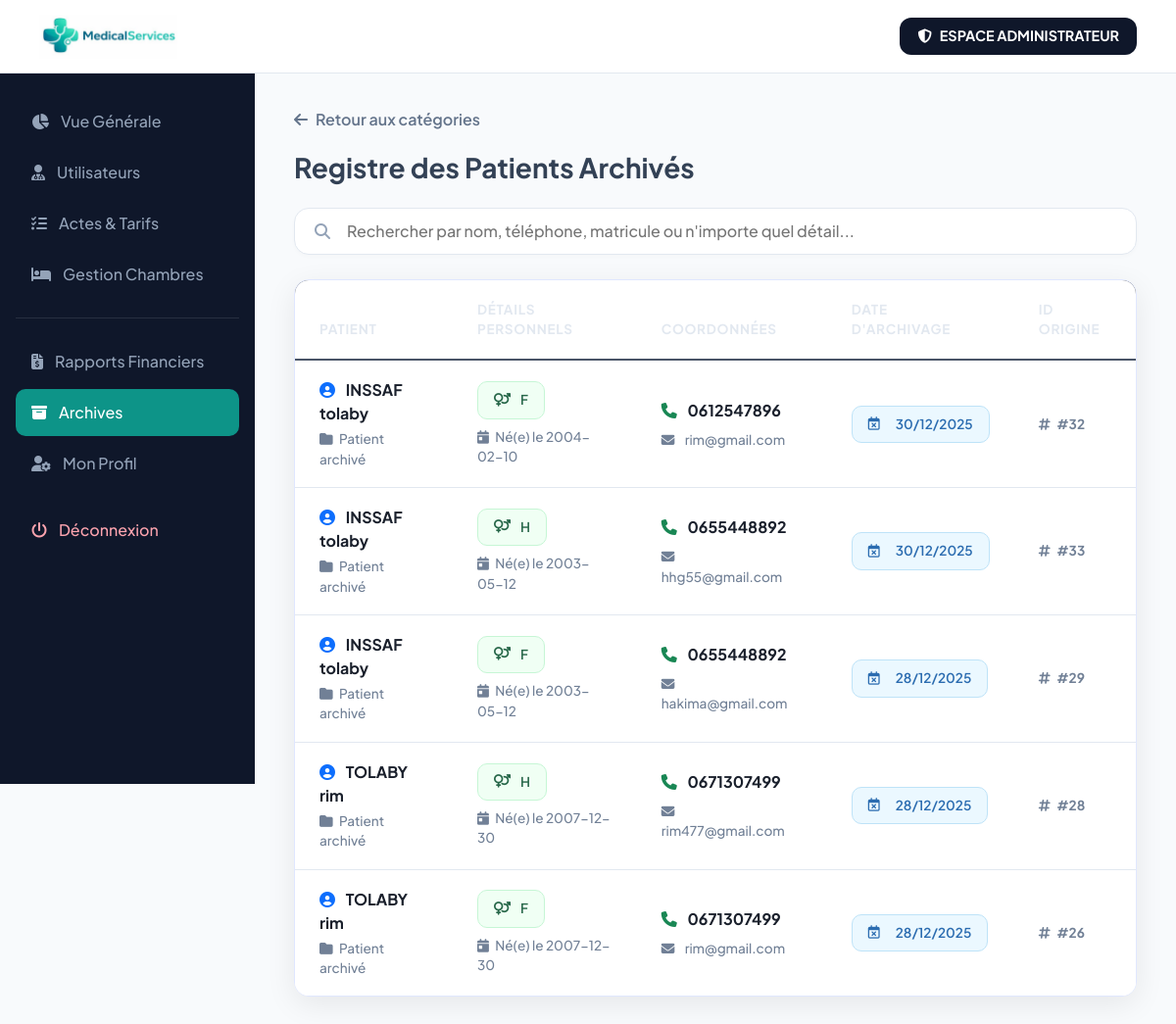
/connexion_admin/archives.php?view=patients (signed in), run on the app's committed database.
### tables this page shows
CREATE TABLE `patients_archive` (
  `id_patient` int(11) NOT NULL,
  `nom` varchar(255) NOT NULL,
  `prenom` varchar(255) NOT NULL,
  `date_naissance` date NOT NULL,
  `sexe` enum('H','F','','','') NOT NULL,
  `adresse` varchar(255) NOT NULL,
  `telephone` varchar(255) NOT NULL,
  `email` varchar(255) NOT NULL,
  `date_inscription` date NOT NULL,
  `id_medecin` int(11) NOT NULL,
  `date_supprimee` timestamp NOT NULL DEFAULT current_timestamp() ON UPDATE current_timestamp()
);

### connexion_admin/archives.php (the view, shortened to what this page needs)
<?php
include("../config/connexion.php");
$view = $_GET['view'] ?? 'menu';
$data = [];
if ($view === 'patients') {
    $data = $pdo->query("SELECT * FROM patients_archive ORDER BY date_supprimee DESC")->fetchAll();
} elseif ($view === 'utilisateurs') {
    $data = $pdo->query("SELECT * FROM archives_utilisateurs ORDER BY date_suppression DESC")->fetchAll();
}
$countPatients = $pdo->query("SELECT COUNT(*) FROM patients_archive")->fetchColumn();
$countUsers = $pdo->query("SELECT COUNT(*) FROM archives_utilisateurs")->fetchColumn();
?>
<!DOCTYPE html>
<html lang="fr">
<head>
    <link rel="stylesheet" href="https://cdnjs.cloudflare.com/ajax/libs/font-awesome/6.5.0/css/all.min.css">
    <link href="https://cdn.jsdelivr.net/npm/bootstrap@5.3.2/dist/css/bootstrap.min.css" rel="stylesheet">
</head>
<body>
<header>
    <img src="../images/logo_app2.png" alt="Logo" style="height: 45px;">
    <div class="user-pill">
        <i class="fa-solid fa-shield-halved me-2"></i>ESPACE ADMINISTRATEUR
    </div>
</header>
<div class="wrapper">
    <aside class="sidebar">
        <a href="dashboard_admin.php"><i class="fa-solid fa-chart-pie"></i> Vue Générale</a>
        <a href="utilisateurs.php"><i class="fa-solid fa-user-md"></i> Utilisateurs</a>
        <a href="prestations.php"><i class="fa-solid fa-list-check"></i> Actes & Tarifs</a>
        <a href="chambres.php"><i class="fa-solid fa-bed"></i> Gestion Chambres</a>
        <div style="height: 1px; background: rgba(255,255,255,0.1); margin: 20px 0;"></div>
        <a href="facturation_list.php"><i class="fa-solid fa-file-invoice-dollar"></i> Rapports Financiers</a>
        <a href="archives.php" class="active"><i class="fa-solid fa-box-archive"></i> Archives</a>
        <a href="profil.php" class="<?= basename($_SERVER['PHP_SELF']) == 'profil.php' ? 'active' : '' ?>">
            <i class="fa-solid fa-user-gear"></i> Mon Profil
        </a>
        <a href="../connexio_utilisateur/login.php" style="color: #fda4af; margin-top: 20px;"><i class="fa-solid fa-power-off"></i> Déconnexion</a>
    </aside>
    <main class="main-content">
        <?php if ($view === 'menu'): ?>
            <h2 class="fw-bold mb-1">Centre d'Archivage</h2>
            <p class="text-muted mb-5">Consultez les données qui ne sont plus actives dans le système.</p>
            <div class="row g-4">
                <div class="col-md-6">
                    <a href="?view=patients" class="menu-card">
                        <div class="icon-box" style="background: #eef2ff; color: #4f46e5;"><i class="fa-solid fa-hospital-user"></i></div>
                        <h4 class="fw-bold">Archives Patients</h4>
                        <p class="text-muted small">Dossiers médicaux et historiques des patients supprimés.</p>
                        <span class="badge bg-primary rounded-pill px-3 py-2"><?= $countPatients ?> Enregistrements</span>
                    </a>
                </div>
                <div class="col-md-6">
                    <a href="?view=utilisateurs" class="menu-card">
                        <div class="icon-box" style="background: #f0fdfa; color: #0d9488;"><i class="fa-solid fa-user-tie"></i></div>
                        <h4 class="fw-bold">Archives Personnel</h4>
                        <p class="text-muted small">Historique des comptes utilisateurs et membres du staff.</p>
                        <span class="badge bg-success rounded-pill px-3 py-2"><?= $countUsers ?> Enregistrements</span>
                    </a>
                </div>
            </div>
        <?php else: ?>
            <a href="archives.php" class="btn-return"><i class="fa-solid fa-arrow-left"></i> Retour aux catégories</a>
            <h3 class="fw-bold mb-4">
                <?= $view === 'patients' ? 'Registre des Patients Archivés' : 'Registre du Personnel Archivé' ?>
            </h3>
            <div class="search-container">
                <i class="fa-solid fa-magnifying-glass"></i>
                <input type="text" id="archiveSearch" placeholder="Rechercher par nom, téléphone, matricule ou n'importe quel détail...">
            </div>
            <div class="table-card">
                <div class="table-responsive">
                    <table class="table table-hover mb-0" id="tableData">
                        <thead>
                            <?php if ($view === 'patients'): ?>
                                <tr>
                                    <th>Patient</th>
                                    <th>Détails Personnels</th>
                                    <th>Coordonnées</th>
                                    <th>Date d'Archivage</th>
                                    <th>ID Origine</th>
                                </tr>
                            <?php endif; ?>
                        </thead>
                        <tbody>
                            <?php foreach ($data as $item): ?>
                                <tr>
                                    <?php if ($view === 'patients'): ?>
                                        <td>
                                            <div class="text-bold-dark">
                                                <i class="fa-solid fa-user-circle me-2 text-primary"></i>
                                                <?= strtoupper($item['nom']) ?> <?= $item['prenom'] ?>
                                            </div>
                                            <div class="text-sub">
                                                <i class="fa-solid fa-folder me-1"></i> Patient archivé
                                            </div>
                                        </td>
                                        <td>
                                            <span class="badge-role">
                                                <i class="fa-solid fa-venus-mars me-1"></i>
                                                <?= $item['sexe'] ?>
                                            </span>
                                            <div class="text-sub mt-2">
                                                <i class="fa-solid fa-calendar-day me-1"></i>
                                                Né(e) le <?= $item['date_naissance'] ?>
                                            </div>
                                        </td>
                                        <td>
                                            <div class="text-bold-dark">
                                                <i class="fa-solid fa-phone me-2 text-success"></i>
                                                <?= $item['telephone'] ?>
                                            </div>
                                            <div class="text-sub mt-2">
                                                <i class="fa-solid fa-envelope me-2"></i>
                                                <?= $item['email'] ?>
                                            </div>
                                        </td>
                                        <td>
                                            <span class="badge-date">
                                                <i class="fa-regular fa-calendar-xmark me-2"></i>
                                                <?= date('d/m/Y', strtotime($item['date_supprimee'])) ?>
                                            </span>
                                        </td>
                                        <td>
                                            <div class="text-sub fw-bold">
                                                <i class="fa-solid fa-hashtag me-1"></i>
                                                #<?= $item['id_patient'] ?>
                                            </div>
                                        </td>
                                    <?php endif; ?>
                                </tr>
                            <?php endforeach; ?>
                        </tbody>
                    </table>
                </div>
            </div>
        <?php endif; ?>
    </main>
</div>
</body>
</html>

### connexion_admin/archives.php (style rules this page uses)
:root { --primary: #0d9488; --primary-dark: #0f172a; --patient-theme: #4f46e5; --staff-theme: #0d9488; --bg-soft: #f8fafc; }
body { background-color: var(--bg-soft); font-family: 'Plus Jakarta Sans', sans-serif; color: #334155; margin: 0; }
header { background: #ffffff; padding: 0 40px; height: 75px; display: flex; justify-content: space-between; align-items: center; border-bottom: 1px solid #e2e8f0; position: fixed; width: 100%; top: 0; z-index: 1000; }
.user-pill { background: var(--primary-dark); padding: 8px 18px; border-radius: 12px; color: #fff; font-weight: 700; font-size: 0.9rem; }
.sidebar { width: 260px; background: var(--primary-dark); height: 100vh; position: fixed; padding: 100px 16px 24px; transition: 0.3s; }
.sidebar a { display: flex; align-items: center; gap: 12px; color: #94a3b8; text-decoration: none; padding: 12px 16px; border-radius: 10px; margin-bottom: 4px; font-weight: 500; }
.sidebar a:hover, .sidebar a.active { background: rgba(255,255,255,0.1); color: #fff; }
.sidebar a.active { background: var(--primary); }
.main-content { margin-left: 260px; padding: 110px 40px 40px; }
.search-container { background: white; border-radius: 15px; padding: 10px 20px; display: flex; align-items: center; border: 1px solid #e2e8f0; margin-bottom: 25px; box-shadow: 0 2px 4px rgba(0,0,0,0.02); }
.search-container i { color: #94a3b8; margin-right: 15px; }
.search-container input { border: none; outline: none; width: 100%; font-weight: 500; color: #1e293b; }
.table-card { background: #ffffff; border-radius: 15px; overflow: hidden; box-shadow: 0 8px 30px rgba(0, 0, 0, 0.08); border: 1px solid #e0e7ff; }
.table thead { background: linear-gradient(135deg, #2d3748 0%, #1a202c 100%); }
.table thead th { color: #e2e8f0 !important; font-weight: 700 !important; text-transform: uppercase; font-size: 0.85rem !important; letter-spacing: 0.05em; padding: 20px 25px !important; border-bottom: 2px solid #4a5568 !important; border-top: none !important; font-family: 'Plus Jakarta Sans', sans-serif; }
.table tbody tr { border-bottom: 1px solid #edf2f7; transition: all 0.2s ease; }
.table tbody tr:nth-child(even) { background-color: #f8fafc; }
.table tbody tr:nth-child(odd) { background-color: #ffffff; }
.table tbody td { padding: 18px 25px !important; vertical-align: middle !important; border-bottom: 1px solid #e2e8f0 !important; color: #2d3748 !important; font-weight: 500 !important; font-size: 0.95rem !important; }
.table tbody td .text-bold-dark { color: #1a202c !important; font-weight: 700 !important; font-size: 1rem !important; margin-bottom: 4px; display: block; }
.table tbody td .text-sub { color: #718096 !important; font-size: 0.85rem !important; display: block; }
.badge-date { background: #ebf8ff; color: #2b6cb0 !important; font-weight: 600; padding: 8px 16px; border-radius: 10px; font-size: 0.85rem; display: inline-flex; align-items: center; gap: 8px; border: 1px solid #bee3f8; }
.badge-role { background: #f0fff4; color: #276749 !important; padding: 8px 16px; border-radius: 10px; font-size: 0.85rem; font-weight: 600; border: 1px solid #c6f6d5; display: inline-flex; align-items: center; gap: 6px; }
.table { border-collapse: separate; border-spacing: 0; margin-bottom: 0 !important; }
.table tbody tr:last-child td { border-bottom: none !important; }
.text-bold-dark { color: #0f172a; font-weight: 700; font-size: 0.95rem; }
.text-sub { color: #64748b; font-size: 0.85rem; }
.btn-return { display: inline-flex; align-items: center; gap: 8px; color: #64748b; text-decoration: none; font-weight: 600; margin-bottom: 20px; transition: 0.2s; }

### data on the page
patients_archive: nom "INSSAF", prenom "tolaby", sexe "F", date_naissance "2004-02-10", telephone "0612547896", email "rim@gmail.com", date_supprimee "30/12/2025", id_patient "32"
patients_archive: nom "INSSAF", prenom "tolaby", sexe "H", date_naissance "2003-05-12", telephone "0655448892", email "hhg55@gmail.com", date_supprimee "30/12/2025", id_patient "33"
patients_archive: nom "INSSAF", prenom "tolaby", sexe "F", date_naissance "2003-05-12", telephone "0655448892", email "hakima@gmail.com", date_supprimee "28/12/2025", id_patient "29"
patients_archive: nom "TOLABY", prenom "rim", sexe "H", date_naissance "2007-12-30", telephone "0671307499", email "rim477@gmail.com", date_supprimee "28/12/2025", id_patient "28"
patients_archive: nom "TOLABY", prenom "rim", sexe "F", date_naissance "2007-12-30", telephone "0671307499", email "rim@gmail.com", date_supprimee "28/12/2025", id_patient "26"
